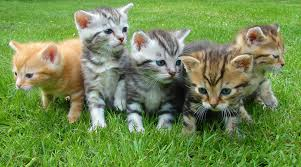
#> input picture images/download.jpeg, 301 x 167 px, found by its file name
$ python contours.py
#> lines starting #> are read from the running program, lines starting #| are printed output that depends on the picture; after the words box and inside, x2 and y2 are one past the last pixel; in counts of white or black regions, pixels touching at a corner belong together
import cv2 as cv
import numpy as np
img  = cv.imread('D:\OpenCV\images\download.jpeg')
#> img is the input picture: shape (167, 301, 3); mean B, G, R 81.4, 140, 115.1
cv.imshow("cat", img)

blank = np.zeros(img.shape, dtype = 'uint8')
cv.imshow('Balnk', blank)

gray = cv.cvtColor(img, cv.COLOR_BGR2GRAY)
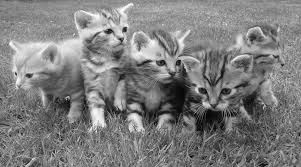
#> gray: shape (167, 301); min 1, max 255, mean 125.9
cv.imshow('gray', gray)

blur = cv.GaussianBlur(gray, (5,5), cv.BORDER_DEFAULT)
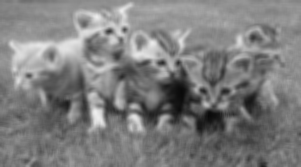
#> blur: shape (167, 301); min 9, max 239, mean 125.9

canny = cv.Canny(blur, 125, 175)
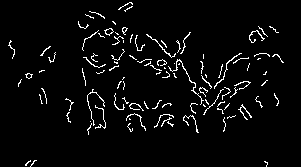
#> canny: shape (167, 301); 3.9% white in thin lines or dots
cv.imshow('Canny Images', canny)

ret , thresh = cv.threshold(gray, 125, 255, cv.THRESH_BINARY)
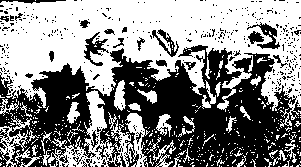
#> thresh: shape (167, 301); 53.6% white; 406 black regions (379 under 20 px)
cv.imshow('thresh', thresh)

contours , hierarchies = cv.findContours(thresh, cv.RETR_LIST, cv.CHAIN_APPROX_SIMPLE)
#> contours = 1031 contours, 976 with area under 20; largest, box (x1, y1, x2, y2) and area: (0, 0, 301, 128) 21740, (48, 90, 117, 167) 1638, (108, 112, 150, 167) 815, (0, 118, 32, 167) 454, (83, 31, 109, 67) 388
print(f'{len(contours)} contours found')
#| 1031 contours found

#Drawing Contours on Blank image
cv.drawContours(blank, contours, -1, (0,0, 255), 1)
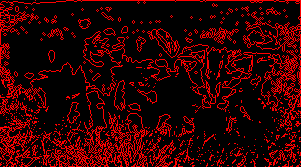
#> blank: shape (167, 301, 3); mean of channels 0, 1, 2 0, 0, 47.5; drawn as B, G, R
cv.imshow("Contours Drawn", blank)
cv.waitKey(0)
